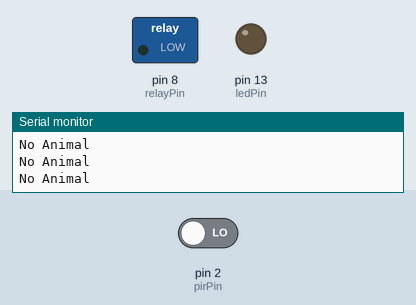
The sketch below on a simulated Arduino Uno, built with avr-gcc and run on an emulated ATmega328P. On the bench: switched loads named in the sketch (green lamp = pin HIGH), output pins drawn as LEDs (lit = HIGH), the last lines printed to the serial monitor. The test bench sets the inputs (shaded band); at power-on: pin 2 (pirPin) LOW.

Above: at 1.2 s.
1.3 s: pin 2 (pirPin) driven HIGH
At 2.2 s:
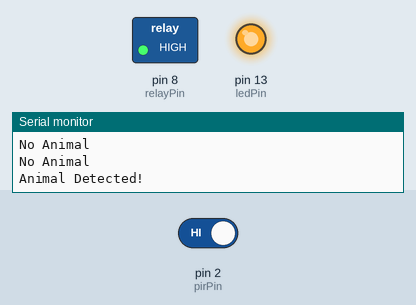
Timing chart, 0 to 8.1 s (numbered marks = the images above; inputs shaded):
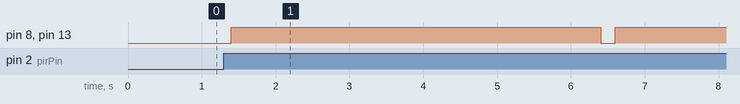

Measured:
- after the input at 1.3 s, pin 8 (relayPin), pin 13 (ledPin): LOW → HIGH after 0.10 s, → LOW 5.0 s later, → HIGH 0.20 s later

The sketch:

dog_safety_reflector.ino
```cpp
const int pirPin = 2;
const int relayPin = 8;
const int ledPin = 13;

void setup() {
  pinMode(pirPin, INPUT);
  pinMode(relayPin, OUTPUT);
  pinMode(ledPin, OUTPUT);

  digitalWrite(relayPin, LOW);
  digitalWrite(ledPin, LOW);

  Serial.begin(9600);
}

void loop() {
  int motion = digitalRead(pirPin);

  if (motion == HIGH) {
    Serial.println("Animal Detected!");

    digitalWrite(relayPin, HIGH);   // Turn ON ultrasonic emitter
    digitalWrite(ledPin, HIGH);     // LED indication

    delay(5000);                    // Keep ON for 5 seconds

    digitalWrite(relayPin, LOW);
    digitalWrite(ledPin, LOW);
  }
  else {
    Serial.println("No Animal");

    digitalWrite(relayPin, LOW);
    digitalWrite(ledPin, LOW);
  }

  delay(200);
}
```
